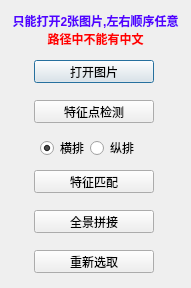
<?xml version="1.0" encoding="UTF-8"?>
<ui version="4.0">
 <class>SiftMatch</class>
 <widget class="QDialog" name="SiftMatch">
  <property name="geometry">
   <rect>
    <x>0</x>
    <y>0</y>
    <width>191</width>
    <height>288</height>
   </rect>
  </property>
  <property name="windowTitle">
   <string>SIFT拼接</string>
  </property>
  <property name="whatsThis">
   <string>这是一个基于SIFT特征点的图片匹配和全景拼接程序。</string>
  </property>
  <widget class="QPushButton" name="openButton">
   <property name="geometry">
    <rect>
     <x>34</x>
     <y>60</y>
     <width>120</width>
     <height>23</height>
    </rect>
   </property>
   <property name="text">
    <string>打开图片</string>
   </property>
  </widget>
  <widget class="QPushButton" name="detectButton">
   <property name="geometry">
    <rect>
     <x>34</x>
     <y>100</y>
     <width>120</width>
     <height>23</height>
    </rect>
   </property>
   <property name="text">
    <string>特征点检测</string>
   </property>
  </widget>
  <widget class="QPushButton" name="matchButton">
   <property name="geometry">
    <rect>
     <x>34</x>
     <y>170</y>
     <width>120</width>
     <height>23</height>
    </rect>
   </property>
   <property name="text">
    <string>特征匹配</string>
   </property>
  </widget>
  <widget class="QPushButton" name="restartButton">
   <property name="geometry">
    <rect>
     <x>34</x>
     <y>250</y>
     <width>120</width>
     <height>23</height>
    </rect>
   </property>
   <property name="text">
    <string>重新选取</string>
   </property>
  </widget>
  <widget class="QPushButton" name="mosaicButton">
   <property name="geometry">
    <rect>
     <x>34</x>
     <y>210</y>
     <width>120</width>
     <height>23</height>
    </rect>
   </property>
   <property name="text">
    <string>全景拼接</string>
   </property>
  </widget>
  <widget class="QRadioButton" name="radioButton_horizontal">
   <property name="geometry">
    <rect>
     <x>40</x>
     <y>140</y>
     <width>51</width>
     <height>16</height>
    </rect>
   </property>
   <property name="text">
    <string>横排</string>
   </property>
   <property name="checked">
    <bool>true</bool>
   </property>
  </widget>
  <widget class="QRadioButton" name="radioButton_vertical">
   <property name="geometry">
    <rect>
     <x>90</x>
     <y>140</y>
     <width>51</width>
     <height>16</height>
    </rect>
   </property>
   <property name="text">
    <string>纵排</string>
   </property>
  </widget>
  <widget class="QLabel" name="label">
   <property name="geometry">
    <rect>
     <x>0</x>
     <y>10</y>
     <width>191</width>
     <height>41</height>
    </rect>
   </property>
   <property name="text">
    <string>&lt;!DOCTYPE HTML PUBLIC &quot;-//W3C//DTD HTML 4.0//EN&quot; &quot;http://www.w3.org/TR/REC-html40/strict.dtd&quot;&gt;
&lt;html&gt;&lt;head&gt;&lt;meta name=&quot;qrichtext&quot; content=&quot;1&quot; /&gt;&lt;style type=&quot;text/css&quot;&gt;
p, li { white-space: pre-wrap; }
&lt;/style&gt;&lt;/head&gt;&lt;body style=&quot; font-family:'SimSun'; font-size:9pt; font-weight:400; font-style:normal;&quot;&gt;
&lt;p style=&quot; margin-top:0px; margin-bottom:0px; margin-left:0px; margin-right:0px; -qt-block-indent:0; text-indent:0px;&quot;&gt;&lt;span style=&quot; font-weight:600; color:#5500ff;&quot;&gt;只能打开2张图片,左右顺序任意&lt;/span&gt;&lt;/p&gt;
&lt;p style=&quot; margin-top:0px; margin-bottom:0px; margin-left:0px; margin-right:0px; -qt-block-indent:0; text-indent:0px;&quot;&gt;&lt;span style=&quot; font-weight:600; color:#ff0000;&quot;&gt;路径中不能有中文&lt;/span&gt;&lt;/p&gt;&lt;/body&gt;&lt;/html&gt;</string>
   </property>
   <property name="textFormat">
    <enum>Qt::RichText</enum>
   </property>
   <property name="alignment">
    <set>Qt::AlignCenter</set>
   </property>
  </widget>
 </widget>
 <layoutdefault spacing="6" margin="11"/>
 <resources/>
 <connections/>
</ui>
